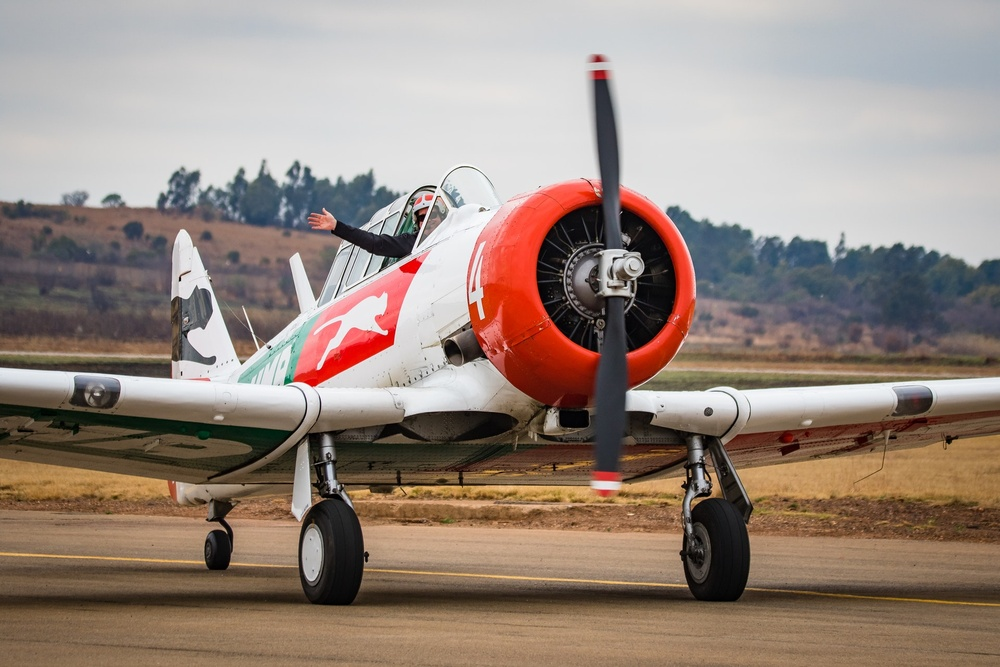
#> input picture python_opencv/plane.jpg, 1000 x 667 px, shrunk from 1920 x 1280 before the run
$ python invert.py
#> lines starting #> are read from the running program, lines starting #| are printed output that depends on the picture
import cv2
import numpy as np

img = cv2.imread("plane.jpg",0)
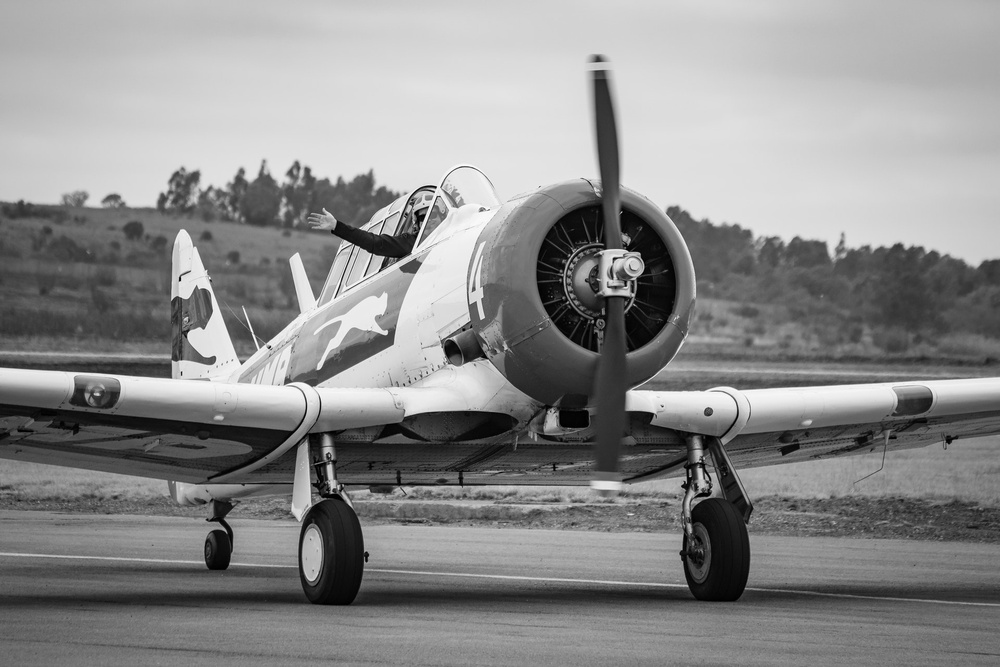
#> img: shape (667, 1000); min 0, max 255, mean 139.4
print(img)
#> (printed output is left out)
height = img.shape[0]
#> height = 667
width = img.shape[1]
#> width = 1000

max_intensity = 255

for i in np.arange(height):
    for j in np.arange(width):
        a = img.item(i,j)
        b = max_intensity - a
        img.itemset((i,j),b)
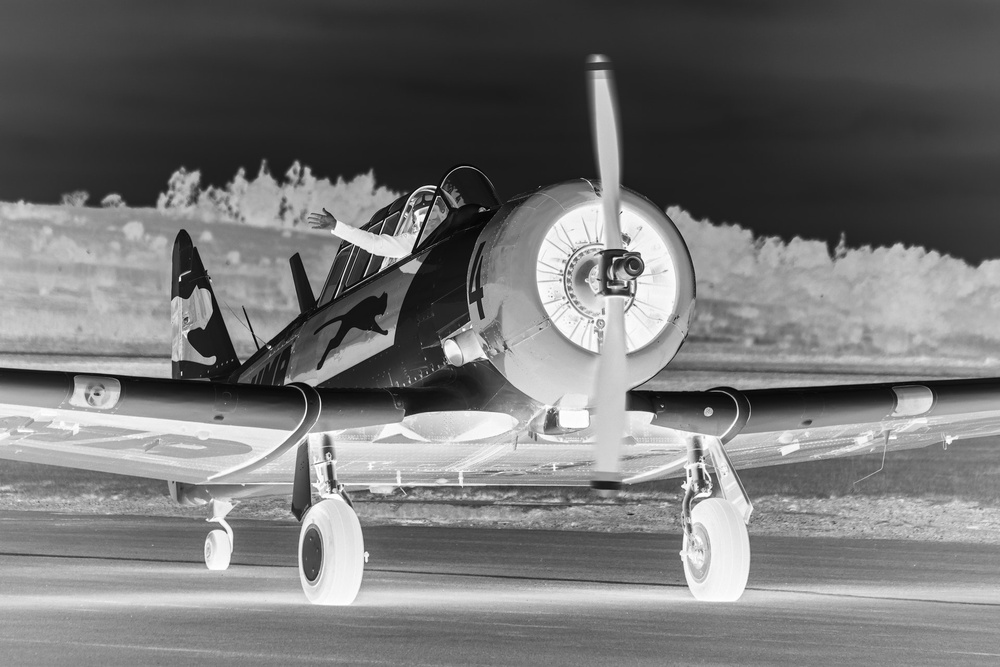
#> img: shape (667, 1000); min 0, max 255, mean 115.6

cv2.imshow("image",img)
cv2.waitKey(0)
cv2.destroyAllWindows()

$ run again, with python_opencv/apple.jpg copied over python_opencv/plane.jpg
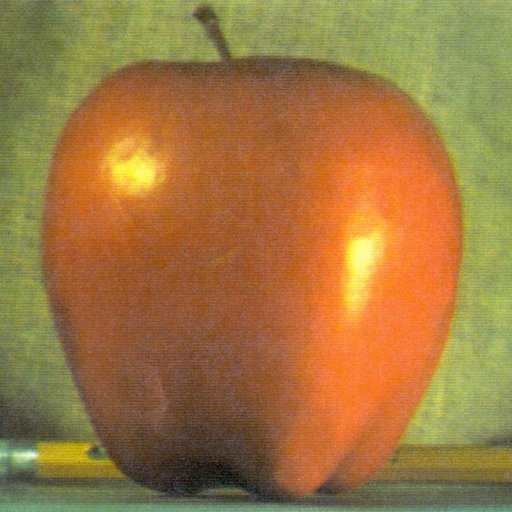
#> input picture python_opencv/apple.jpg, 512 x 512 px
#> `img = cv2.imread("plane.jpg",0)`:
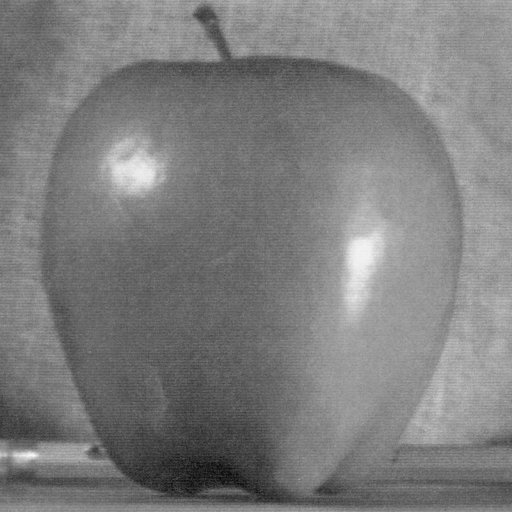
#> img: shape (512, 512); min 7, max 250, mean 125.2
#> (printed output is left out)
#> after the loop `for i in np.arange(height):`:
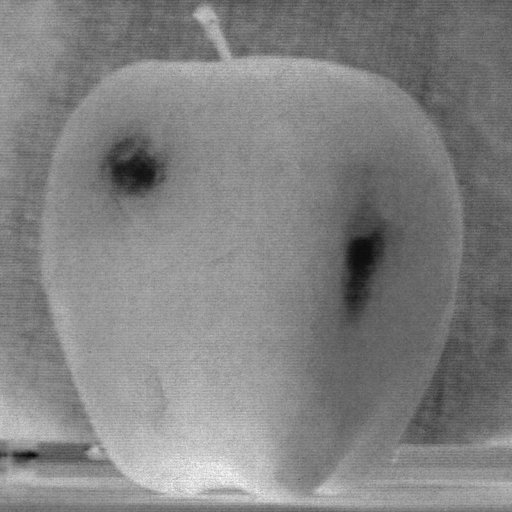
#> img: shape (512, 512); min 5, max 248, mean 129.8
